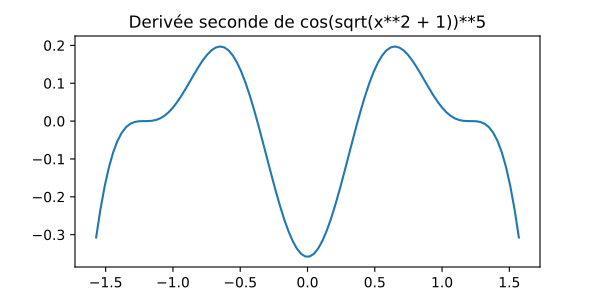

Source code (Python):
from matplotlib.pyplot import figure
from numpy import linspace
from sympy import Symbol, cos, sqrt, diff, lambdify

x = Symbol('x')
f = cos(sqrt(1+x**2))**5
f_seconde = diff(f, x, x)
f_seconde_numpy = lambdify(x, f_seconde, 'numpy')


X = linspace(-np.pi/2, np.pi/2, 100)
Y = f_seconde_numpy(X)
fig = figure(figsize=(6, 3))
ax = fig.subplots(1, 1)
ax.plot(X,Y)
ax.set_title('Derivée seconde de {}'.format(f))
